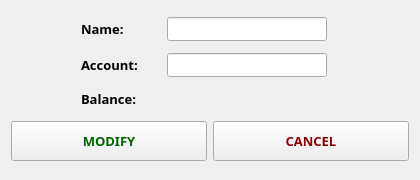
<?xml version="1.0" encoding="UTF-8"?>
<ui version="4.0">
 <class>ModifyDialog</class>
 <widget class="QDialog" name="ModifyDialog">
  <property name="geometry">
   <rect>
    <x>0</x>
    <y>0</y>
    <width>420</width>
    <height>180</height>
   </rect>
  </property>
  <property name="minimumSize">
   <size>
    <width>420</width>
    <height>180</height>
   </size>
  </property>
  <property name="maximumSize">
   <size>
    <width>420</width>
    <height>180</height>
   </size>
  </property>
  <property name="font">
   <font>
    <family>微软雅黑 Light</family>
    <pointsize>10</pointsize>
   </font>
  </property>
  <property name="windowTitle">
   <string>Modify</string>
  </property>
  <layout class="QVBoxLayout" name="verticalLayout">
   <item>
    <layout class="QHBoxLayout" name="horizontalLayout_2">
     <item>
      <spacer name="horizontalSpacer">
       <property name="orientation">
        <enum>Qt::Horizontal</enum>
       </property>
       <property name="sizeType">
        <enum>QSizePolicy::Fixed</enum>
       </property>
       <property name="sizeHint" stdset="0">
        <size>
         <width>70</width>
         <height>20</height>
        </size>
       </property>
      </spacer>
     </item>
     <item>
      <widget class="QLabel" name="lab_name">
       <property name="minimumSize">
        <size>
         <width>80</width>
         <height>20</height>
        </size>
       </property>
       <property name="maximumSize">
        <size>
         <width>80</width>
         <height>20</height>
        </size>
       </property>
       <property name="font">
        <font>
         <family>微软雅黑 Light</family>
         <pointsize>10</pointsize>
         <weight>75</weight>
         <bold>true</bold>
        </font>
       </property>
       <property name="text">
        <string>Name:</string>
       </property>
      </widget>
     </item>
     <item>
      <widget class="QLineEdit" name="edit_name">
       <property name="minimumSize">
        <size>
         <width>160</width>
         <height>24</height>
        </size>
       </property>
       <property name="maximumSize">
        <size>
         <width>160</width>
         <height>24</height>
        </size>
       </property>
       <property name="maxLength">
        <number>12</number>
       </property>
      </widget>
     </item>
     <item>
      <spacer name="horizontalSpacer_3">
       <property name="orientation">
        <enum>Qt::Horizontal</enum>
       </property>
       <property name="sizeHint" stdset="0">
        <size>
         <width>40</width>
         <height>20</height>
        </size>
       </property>
      </spacer>
     </item>
    </layout>
   </item>
   <item>
    <layout class="QHBoxLayout" name="horizontalLayout_3">
     <item>
      <spacer name="horizontalSpacer_2">
       <property name="orientation">
        <enum>Qt::Horizontal</enum>
       </property>
       <property name="sizeType">
        <enum>QSizePolicy::Fixed</enum>
       </property>
       <property name="sizeHint" stdset="0">
        <size>
         <width>70</width>
         <height>20</height>
        </size>
       </property>
      </spacer>
     </item>
     <item>
      <widget class="QLabel" name="label">
       <property name="minimumSize">
        <size>
         <width>80</width>
         <height>20</height>
        </size>
       </property>
       <property name="maximumSize">
        <size>
         <width>80</width>
         <height>20</height>
        </size>
       </property>
       <property name="font">
        <font>
         <family>微软雅黑 Light</family>
         <pointsize>10</pointsize>
         <weight>75</weight>
         <bold>true</bold>
        </font>
       </property>
       <property name="text">
        <string>Account:</string>
       </property>
      </widget>
     </item>
     <item>
      <widget class="QLineEdit" name="edit_num">
       <property name="minimumSize">
        <size>
         <width>160</width>
         <height>24</height>
        </size>
       </property>
       <property name="maximumSize">
        <size>
         <width>160</width>
         <height>24</height>
        </size>
       </property>
       <property name="maxLength">
        <number>10</number>
       </property>
      </widget>
     </item>
     <item>
      <spacer name="horizontalSpacer_4">
       <property name="orientation">
        <enum>Qt::Horizontal</enum>
       </property>
       <property name="sizeHint" stdset="0">
        <size>
         <width>40</width>
         <height>20</height>
        </size>
       </property>
      </spacer>
     </item>
    </layout>
   </item>
   <item>
    <layout class="QHBoxLayout" name="horizontalLayout">
     <item>
      <spacer name="horizontalSpacer_5">
       <property name="orientation">
        <enum>Qt::Horizontal</enum>
       </property>
       <property name="sizeType">
        <enum>QSizePolicy::Fixed</enum>
       </property>
       <property name="sizeHint" stdset="0">
        <size>
         <width>70</width>
         <height>20</height>
        </size>
       </property>
      </spacer>
     </item>
     <item>
      <widget class="QLabel" name="lab_balance">
       <property name="minimumSize">
        <size>
         <width>80</width>
         <height>20</height>
        </size>
       </property>
       <property name="maximumSize">
        <size>
         <width>80</width>
         <height>20</height>
        </size>
       </property>
       <property name="font">
        <font>
         <family>微软雅黑 Light</family>
         <pointsize>10</pointsize>
         <weight>75</weight>
         <bold>true</bold>
        </font>
       </property>
       <property name="text">
        <string>Balance:</string>
       </property>
      </widget>
     </item>
     <item>
      <widget class="QLabel" name="lab_money">
       <property name="minimumSize">
        <size>
         <width>160</width>
         <height>20</height>
        </size>
       </property>
       <property name="maximumSize">
        <size>
         <width>160</width>
         <height>20</height>
        </size>
       </property>
       <property name="text">
        <string/>
       </property>
      </widget>
     </item>
     <item>
      <spacer name="horizontalSpacer_6">
       <property name="orientation">
        <enum>Qt::Horizontal</enum>
       </property>
       <property name="sizeHint" stdset="0">
        <size>
         <width>40</width>
         <height>20</height>
        </size>
       </property>
      </spacer>
     </item>
    </layout>
   </item>
   <item>
    <layout class="QHBoxLayout" name="horizontalLayout_4">
     <item>
      <widget class="QPushButton" name="btn_modify">
       <property name="minimumSize">
        <size>
         <width>0</width>
         <height>40</height>
        </size>
       </property>
       <property name="maximumSize">
        <size>
         <width>16777215</width>
         <height>40</height>
        </size>
       </property>
       <property name="font">
        <font>
         <weight>75</weight>
         <bold>true</bold>
        </font>
       </property>
       <property name="styleSheet">
        <string notr="true">QPushButton{color:darkGreen}</string>
       </property>
       <property name="text">
        <string>MODIFY</string>
       </property>
       <property name="autoDefault">
        <bool>false</bool>
       </property>
       <property name="default">
        <bool>false</bool>
       </property>
       <property name="flat">
        <bool>false</bool>
       </property>
      </widget>
     </item>
     <item>
      <widget class="QPushButton" name="btn_back">
       <property name="minimumSize">
        <size>
         <width>0</width>
         <height>40</height>
        </size>
       </property>
       <property name="maximumSize">
        <size>
         <width>16777215</width>
         <height>40</height>
        </size>
       </property>
       <property name="font">
        <font>
         <weight>75</weight>
         <bold>true</bold>
        </font>
       </property>
       <property name="styleSheet">
        <string notr="true">QPushButton{color:darkRed}</string>
       </property>
       <property name="text">
        <string>CANCEL</string>
       </property>
       <property name="autoDefault">
        <bool>false</bool>
       </property>
      </widget>
     </item>
    </layout>
   </item>
  </layout>
 </widget>
 <layoutdefault spacing="6" margin="11"/>
 <resources/>
 <connections/>
</ui>
